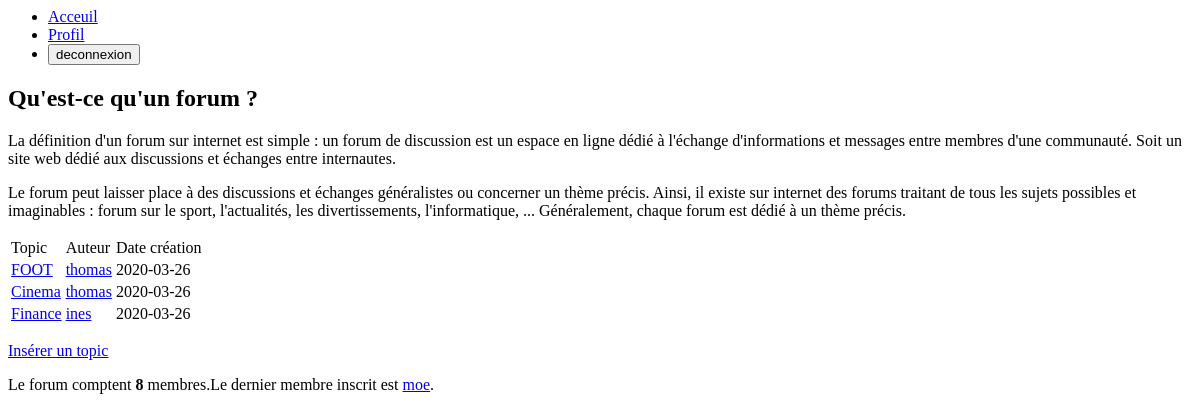
Page /index.php (signed in) on the committed database.
### tables this page shows
CREATE TABLE IF NOT EXISTS `topics` (
  `id_topics` int(6) NOT NULL AUTO_INCREMENT,
  `auteur` varchar(30) NOT NULL,
  `titre` text NOT NULL,
  `date` date NOT NULL DEFAULT current_timestamp(),
  PRIMARY KEY (`id_topics`)
);

CREATE TABLE IF NOT EXISTS `utilisateurs` (
  `id` int(11) NOT NULL AUTO_INCREMENT,
  `login` varchar(255) NOT NULL,
  `password` varchar(255) NOT NULL,
  `nom` varchar(255) NOT NULL,
  `prenom` varchar(255) NOT NULL,
  `sexe` varchar(255) NOT NULL,
  `email` varchar(255) NOT NULL,
  `localisation` varchar(255) NOT NULL,
  `description` varchar(255) NOT NULL,
  `date` date NOT NULL DEFAULT current_timestamp(),
  `grade` int(11) NOT NULL DEFAULT 3,
  PRIMARY KEY (`id`)
);

### index.php (the view, shortened to what this page needs)
<html>
	<head>
		<link rel="stylesheet" href="index.css"/>
	</head>
       <body>
          <header>
              <nav>
                   <ul>
                       <?php include('header.php') ?>
                  </ul>
              </nav>
         </header>
        <main>
              <section>
				  <article class="pres">
                     <h2>Qu'est-ce qu'un forum ? </h2>
<p> La définition d'un forum sur internet est simple : un forum de discussion est un espace en ligne dédié à l'échange d'informations et messages entre membres d'une communauté.
	Soit un site web dédié aux discussions et échanges entre internautes. </p>
<p>	Le forum peut laisser place à des discussions et échanges généralistes ou concerner un thème précis.
	Ainsi, il existe sur internet des forums traitant de tous les sujets possibles et imaginables : forum sur le sport, l'actualités, les divertissements, l'informatique, ...
	Généralement, chaque forum est dédié à un thème précis. </p>
                    </article>
                    <article>
	<?php
$connexion = mysqli_connect("localhost", "root", "", "forum");
$sql = "SELECT topics.id_topics, topics.auteur, topics.titre, topics.date, utilisateurs.id FROM topics
INNER JOIN utilisateurs where topics.auteur = utilisateurs.login ORDER BY date DESC";
$req = mysqli_query($connexion,$sql);
$topics = mysqli_num_rows ($req);
if ($topics == 0)
 {
	echo 'Aucun topic';
  }
else {
	?>
	                  <table>
                         <thead>
			                 <td> Topic</td>
			                 <td>Auteur</td>
			                <td>Date création</td>
			            </thead>
	<?php
	while ($data = mysqli_fetch_array($req)) {
	echo '<tbody>';
	echo '<td>';
	echo '<a href="topic.php?id_topics=' , $data['id_topics'] , '">' ,$data['titre'] , '</a>';
	echo '</td><td>';
	echo' <a href="profil.php?id='.$data['id'].'&amp;action=consulter">', $data["auteur"],'</a>';
	echo '</td><td>';
	echo $data['date'];
	                                         }
		 }
	?>
	                         </td></tbody>
        </table>
	<?php
	if (isset($_SESSION['login']))
 {
$login = $_SESSION['login'];
$sql2 = "SELECT *  FROM utilisateurs WHERE login='$login'";
$req2= mysqli_query($connexion,$sql2);
$dataa =  mysqli_fetch_array($req2);
echo '<p><a href="nvxtopic.php?grade=' , $dataa['grade'] , '">Insérer un topic</a></p></section>';
 }
 else
 echo '</section>'
?>                       </article>
      </main>
        <footer>
<?php include('footer.php') ?>
	    </footer>
</body>
</html>

### footer.php
<?php
$connexion = mysqli_connect("localhost", "root", "", "forum");
$totalmenbre ='SELECT COUNT(*) FROM utilisateurs';
$req='SELECT login,id FROM utilisateurs ORDER BY id DESC';
$query2 = mysqli_query($connexion,$req);
$dataa =mysqli_fetch_array($query2);
$derniermembre = stripslashes(htmlspecialchars($dataa[0]));
$query = mysqli_query($connexion,$totalmenbre);
$data = mysqli_fetch_array($query);
    echo'<p>Le forum comptent <strong>'.$data[0].'</strong> membres.';
    echo'Le dernier membre inscrit est <a href="profil.php?id='.$dataa[1].'&amp;action=consulter">'.$derniermembre.'</a>.</p>';
?>

### rows in the picture
topics: titre "FOOT", auteur "thomas", date "2020-03-26"
topics: titre "Cinema", auteur "thomas", date "2020-03-26"
topics: titre "Finance", auteur "ines", date "2020-03-26"
utilisateurs: login "moe"

### other values in the picture
$data[0] "8"
